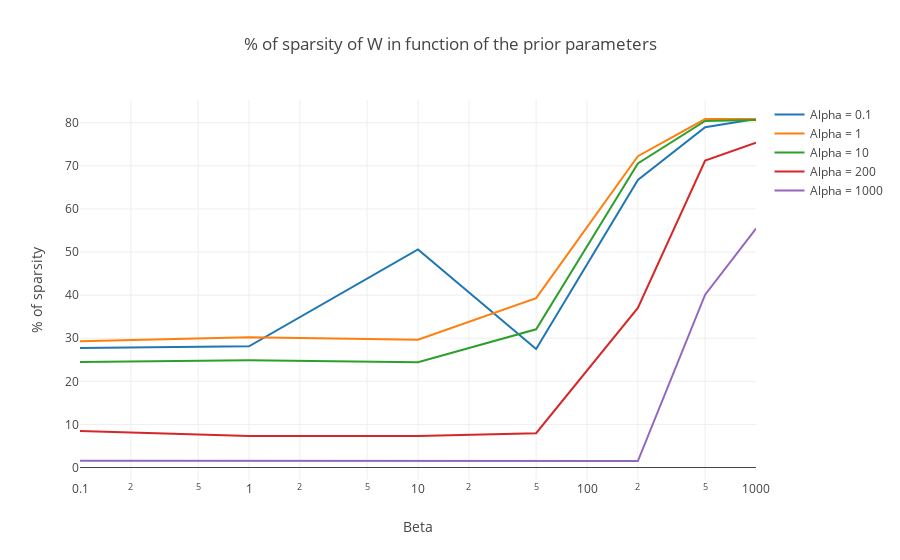

The code cell stored with this chart in its notebook:
### Code cell
trace0 = go.Scatter(
    x = betas,
    y = 100*sparse_perc2[0,:],
    mode = 'lines',
    name = 'Alpha = 0.1'
)

trace1 = go.Scatter(
    x = betas,
    y = 100*sparse_perc2[1,:],
    mode = 'lines',
    name = 'Alpha = 1'
)

trace2 = go.Scatter(
    x = betas,
    y = 100*sparse_perc2[2,:],
    mode = 'lines',
    name = 'Alpha = 10'
)

trace3 = go.Scatter(
    x = betas,
    y = 100*sparse_perc2[3,:],
    mode = 'lines',
    name = 'Alpha = 200'
)

trace4 = go.Scatter(
    x = betas,
    y = 100*sparse_perc2[4,:],
    mode = 'lines',
    name = 'Alpha = 1000'
)


layout = go.Layout(title='% of sparsity of W in function of the prior parameters',
    xaxis=dict(
        title='Beta',
        type='log'
    ),
    yaxis=dict(
        title='% of sparsity'
    ))

data = [trace0,trace1,trace2,trace3,trace4]

fig = go.Figure(data=data,layout=layout)

plotly.offline.iplot(fig)

### Figure 1 — Plotly figure (JSON) as saved in the notebook; plotly's stock layout.template omitted (floating-point values rounded to 4 significant figures)
{"data": [{"mode": "lines", "name": "Alpha = 0.1", "type": "scatter", "x": [0.1, 1, 10, 50, 200, 500, 1000, 5000], "y": [27.72, 28.14, 50.59, 27.51, 66.71, 78.94, 80.84]}, {"mode": "lines", "name": "Alpha = 1", "type": "scatter", "x": [0.1, 1, 10, 50, 200, 500, 1000, 5000], "y": [29.3, 30.21, 29.64, 39.31, 72.24, 80.86, 80.86]}, {"mode": "lines", "name": "Alpha = 10", "type": "scatter", "x": [0.1, 1, 10, 50, 200, 500, 1000, 5000], "y": [24.49, 24.87, 24.41, 32.06, 70.55, 80.41, 80.61]}, {"mode": "lines", "name": "Alpha = 200", "type": "scatter", "x": [0.1, 1, 10, 50, 200, 500, 1000, 5000], "y": [8.478, 7.303, 7.31, 7.95, 37.01, 71.21, 75.38]}, {"mode": "lines", "name": "Alpha = 1000", "type": "scatter", "x": [0.1, 1, 10, 50, 200, 500, 1000, 5000], "y": [1.559, 1.582, 1.585, 1.518, 1.513, 40.09, 55.44]}], "layout": {"title": "% of sparsity of W in function of the prior parameters", "xaxis": {"title": "Beta", "type": "log"}, "yaxis": {"title": "% of sparsity"}}}
